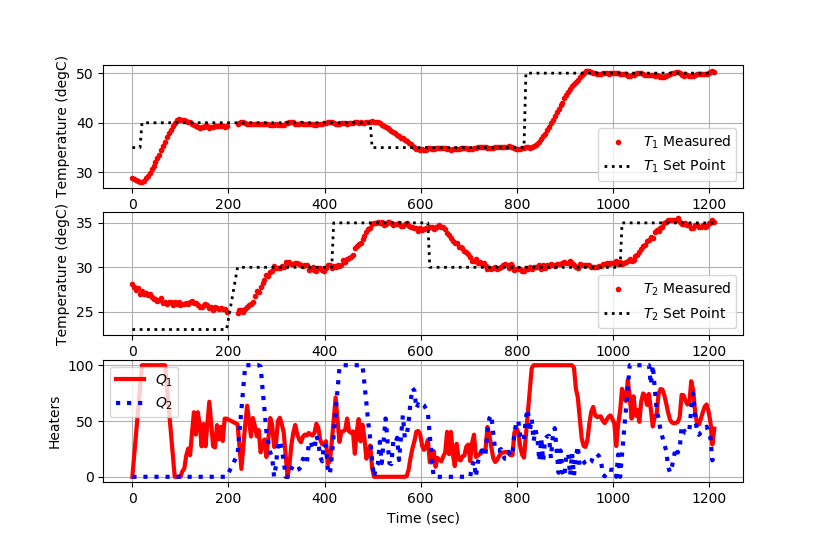

The Python source for this figure:
import tclab
import numpy as np
import time
import matplotlib.pyplot as plt
from gekko import GEKKO

# Connect to Arduino
a = tclab.TCLab()

# Get Version
print(a.version)

# Turn LED on
print('LED On')
a.LED(100)

# Run time in minutes
run_time = 15.0

# Number of cycles with 3 second intervals
loops = int(20.0*run_time)
tm = np.zeros(loops)

# Temperature (K)
T1 = np.ones(loops) * a.T1 # temperature (degC)
T1mhe = np.ones(loops) * a.T1 # temperature (degC)
Tsp1 = np.ones(loops) * 35.0 # set point (degC)
T2 = np.ones(loops) * a.T2 # temperature (degC)
T2mhe = np.ones(loops) * a.T1 # temperature (degC)
Tsp2 = np.ones(loops) * 23.0 # set point (degC)

# Set point changes
Tsp1[5:] = 40.0
Tsp1[120:] = 35.0
Tsp1[200:] = 50.0

Tsp2[50:] = 30.0 
Tsp2[100:] = 35.0 
Tsp2[150:] = 30.0
Tsp2[250:] = 35.0

# heater values
Q1s = np.ones(loops) * 0.0
Q2s = np.ones(loops) * 0.0

#########################################################
# Initialize Models
#########################################################
# Fixed Parameters
mass = 4.0/1000.0    # kg
Cp = 0.5*1000.0      # J/kg-K    
A = 10.0/100.0**2    # Area not between heaters in m^2
As = 2.0/100.0**2    # Area between heaters in m^2
eps = 0.9            # Emissivity
sigma = 5.67e-8      # Stefan-Boltzmann

# initialize MHE and MPC
mhe = GEKKO(name='tclab-mhe')
mpc = GEKKO(name='tclab-mpc')

# create 2 models (MHE and MPC) in loop
for m in [mhe,mpc]:
    # Adjustable Parameters
    # heat transfer (W/m2-K)
    m.U = m.FV(value=2.76,lb=1.0,ub=5.0)
    # time constant (sec)
    m.tau = m.FV(value=8.89,lb=5,ub=15)
    # W / % heater
    m.alpha1 = m.FV(value=0.005,lb=0.002,ub=0.010)
    # W / % heater
    m.alpha2 = m.FV(value=0.0026,lb=0.001,ub=0.005)
    # degC
    m.Ta = m.FV(value=22.8,lb=15.0,ub=25.0)        

    # Manipulated variables
    m.Q1 = m.MV(value=0)
    m.Q1.LOWER = 0.0
    m.Q1.UPPER = 100.0
    m.Q2 = m.MV(value=0)
    m.Q2.LOWER = 0.0
    m.Q2.UPPER = 100.0

    # Controlled variables
    m.TC1 = m.CV(value=T1[0])
    m.TC2 = m.CV(value=T2[0])

    # State variables
    m.TH1 = m.SV(value=T1[0])
    m.TH2 = m.SV(value=T2[0])

    # Heater temperatures
    m.T1i = m.Intermediate(m.TH1+273.15)
    m.T2i = m.Intermediate(m.TH2+273.15)
    m.TaK = m.Intermediate(m.Ta+273.15)

    # Heat transfer between two heaters
    m.Q_C12 = m.Intermediate(m.U*As*(m.T2i-m.T1i)) # Convective
    m.Q_R12 = m.Intermediate(eps*sigma*As\
                                 *(m.T2i**4-m.T1i**4)) # Radiative

    # Semi-fundamental correlations (energy balances)
    m.Equation(mass*Cp*m.TH1.dt() == m.U*A*(m.TaK-m.T1i) \
                  + eps * sigma * A * (m.TaK**4 - m.T1i**4) \
                  + m.Q_C12 + m.Q_R12 \
                  + m.alpha1 * m.Q1)

    m.Equation(mass*Cp*m.TH2.dt() == m.U*A*(m.TaK-m.T2i) \
                  + eps * sigma * A * (m.TaK**4 - m.T2i**4) \
                  - m.Q_C12 - m.Q_R12 \
                  + m.alpha2 * m.Q2)

    # Empirical correlations (lag equations to emulate conduction)
    m.Equation(m.tau * m.TC1.dt() == -m.TC1 + m.TH1)
    m.Equation(m.tau * m.TC2.dt() == -m.TC2 + m.TH2)

##################################################################
# Configure MHE
# 120 second time horizon, steps of 4 sec
mhe.time = np.linspace(0,120,31)
#mhe.server = 'http://127.0.0.1' # solve locally
    
# FV tuning
# update FVs with estimator
mhe.U.STATUS = 1
mhe.tau.STATUS = 0
mhe.alpha1.STATUS = 0
mhe.alpha2.STATUS = 0
mhe.Ta.STATUS = 0
# FVs are predicted, not measured
mhe.U.FSTATUS = 0
mhe.tau.FSTATUS = 0
mhe.alpha1.FSTATUS = 0
mhe.alpha2.FSTATUS = 0
mhe.Ta.FSTATUS = 0

# MV tuning
mhe.Q1.STATUS = 0  # not optimized in estimator
mhe.Q1.FSTATUS = 0 # receive heater measurement

mhe.Q2.STATUS = 0  # not optimized in estimator
mhe.Q2.FSTATUS = 0 # receive heater measurement

# CV tuning
mhe.TC1.STATUS = 0     # not needed for estimator
mhe.TC1.FSTATUS = 1    # receive measurement

mhe.TC2.STATUS = 0     # not needed for estimator
mhe.TC2.FSTATUS = 1    # receive measurement

# Global Options
mhe.options.IMODE   = 5 # MHE
mhe.options.EV_TYPE = 2 # Objective type
mhe.options.NODES   = 3 # Collocation nodes
mhe.options.SOLVER  = 3 # 1=APOPT, 3=IPOPT
    
##################################################################
# Configure MPC
# 60 second time horizon, 4 sec cycle time, non-uniform
mpc.time = [0,4,8,12,15,20,25,30,35,40,50,60,70,80,90]
#mpc.server = 'http://127.0.0.1' # solve locally

# FV tuning
# don't update FVs with controller
mpc.U.STATUS = 0
mpc.tau.STATUS = 0
mpc.alpha1.STATUS = 0
mpc.alpha2.STATUS = 0
mpc.Ta.STATUS = 0
# controller uses measured values from estimator
mpc.U.FSTATUS = 1
mpc.tau.FSTATUS = 1
mpc.alpha1.FSTATUS = 1
mpc.alpha2.FSTATUS = 1
mpc.Ta.FSTATUS = 1

# MV tuning
mpc.Q1.STATUS = 1  # use to control temperature
mpc.Q1.FSTATUS = 0 # no feedback measurement
mpc.Q1.DMAX = 20.0
mpc.Q1.DCOST = 0.1
mpc.Q1.COST = 0.0
mpc.Q1.DCOST = 0.0

mpc.Q2.STATUS = 1  # use to control temperature
mpc.Q2.FSTATUS = 0 # no feedback measurement
mpc.Q2.DMAX = 20.0
mpc.Q2.DCOST = 0.1
mpc.Q2.COST = 0.0
mpc.Q2.DCOST = 0.0

# CV tuning
mpc.TC1.STATUS = 1     # minimize error with setpoint range
mpc.TC1.FSTATUS = 1    # receive measurement
mpc.TC1.TR_INIT = 2    # reference trajectory
mpc.TC1.TAU = 10       # time constant for response

mpc.TC2.STATUS = 1     # minimize error with setpoint range
mpc.TC2.FSTATUS = 1    # receive measurement
mpc.TC2.TR_INIT = 2    # reference trajectory
mpc.TC2.TAU = 10       # time constant for response

# Global Options
mpc.options.IMODE   = 6 # MPC
mpc.options.CV_TYPE = 1 # Objective type
mpc.options.NODES   = 3 # Collocation nodes
mpc.options.SOLVER  = 3 # 1=APOPT, 3=IPOPT
##################################################################

# Create plot
plt.figure()
plt.ion()
plt.show()

# Main Loop
start_time = time.time()
prev_time = start_time
try:
    for i in range(1,loops):
        # Sleep time
        sleep_max = 4.0
        sleep = sleep_max - (time.time() - prev_time)
        if sleep>=0.01:
            time.sleep(sleep)
        else:
            print('Warning: cycle time too fast')
            print('Requested: ' + str(sleep_max))
            print('Actual: ' + str(time.time() - prev_time))                  
            time.sleep(0.01)

        # Record time and change in time
        t = time.time()
        dt = t - prev_time
        prev_time = t
        tm[i] = t - start_time
                    
        # Read temperatures in degC 
        T1[i] = a.T1
        T2[i] = a.T2

        #################################
        ### Moving Horizon Estimation ###
        #################################
        # Measured values
        mhe.Q1.MEAS = Q1s[i-1]
        mhe.Q2.MEAS = Q2s[i-1]
        # Temperatures from Arduino
        mhe.TC1.MEAS = T1[i]
        mhe.TC2.MEAS = T2[i]
        # solve MHE
        mhe.solve(disp=False)
        # Parameters from MHE to MPC (if successful)
        if (mhe.options.APPSTATUS==1):
            # FVs
            mpc.U.MEAS = mhe.U.NEWVAL
            mpc.tau.MEAS = mhe.tau.NEWVAL
            mpc.alpha1.MEAS = mhe.alpha1.NEWVAL
            mpc.alpha2.MEAS = mhe.alpha2.NEWVAL
            mpc.Ta.MEAS = mhe.Ta.NEWVAL
            # CVs
            T1mhe[i] = mhe.TC1.MODEL
            T2mhe[i] = mhe.TC2.MODEL
        else:
            print("MHE failed to solve, don't update parameters")
            T1mhe[i] = np.nan
            T2mhe[i] = np.nan
        
        #################################
        ### Model Predictive Control  ###
        #################################
        # Temperatures from Arduino
        mpc.TC1.MEAS = T1[i]
        mpc.TC2.MEAS = T2[i]
        # input setpoint with deadband +/- DT
        DT = 0.2
        mpc.TC1.SPHI = Tsp1[i] + DT
        mpc.TC1.SPLO = Tsp1[i] - DT
        mpc.TC2.SPHI = Tsp2[i] + DT
        mpc.TC2.SPLO = Tsp2[i] - DT
        # solve MPC
        mpc.solve(disp=False)
        # test for successful solution
        if (mpc.options.APPSTATUS==1):
            # retrieve the first Q value
            Q1s[i] = mpc.Q1.NEWVAL
            Q2s[i] = mpc.Q2.NEWVAL
        else:
            # not successful, set heater to zero
            print("MPC failed to solve, heaters off")
            Q1s[i] = 0  
            Q2s[i] = 0
        
        # Write output (0-100)
        a.Q1(Q1s[i])
        a.Q2(Q2s[i])

        # Plot
        plt.clf()
        ax=plt.subplot(3,1,1)
        ax.grid()
        plt.plot(tm[0:i],T1[0:i],'ro',MarkerSize=3,label=r'$T_1$ Measured')
        plt.plot(tm[0:i],Tsp1[0:i],'k:',LineWidth=2,label=r'$T_1$ Set Point')
        plt.ylabel('Temperature (degC)')
        plt.legend(loc='best')
        ax=plt.subplot(3,1,2)
        ax.grid()
        plt.plot(tm[0:i],T2[0:i],'ro',MarkerSize=3,label=r'$T_2$ Measured')
        plt.plot(tm[0:i],Tsp2[0:i],'k:',LineWidth=2,label=r'$T_2$ Set Point')
        plt.ylabel('Temperature (degC)')
        plt.legend(loc='best')
        ax=plt.subplot(3,1,3)
        ax.grid()
        plt.plot(tm[0:i],Q1s[0:i],'r-',LineWidth=3,label=r'$Q_1$')
        plt.plot(tm[0:i],Q2s[0:i],'b:',LineWidth=3,label=r'$Q_2$')
        plt.ylabel('Heaters')
        plt.xlabel('Time (sec)')
        plt.legend(loc='best')
        plt.draw()
        plt.pause(0.05)

    # Turn off heaters
    a.Q1(0)
    a.Q2(0)
    print('Shutting down') 
        
# Allow user to end loop with Ctrl-C           
except KeyboardInterrupt:
    # Disconnect from Arduino
    a.Q1(0)
    a.Q2(0)
    print('Shutting down')
    a.close()
    
# Make sure serial connection still closes when there's an error
except:           
    # Disconnect from Arduino
    a.Q1(0)
    a.Q2(0)
    print('Error: Shutting down')
    a.close()
    raise
